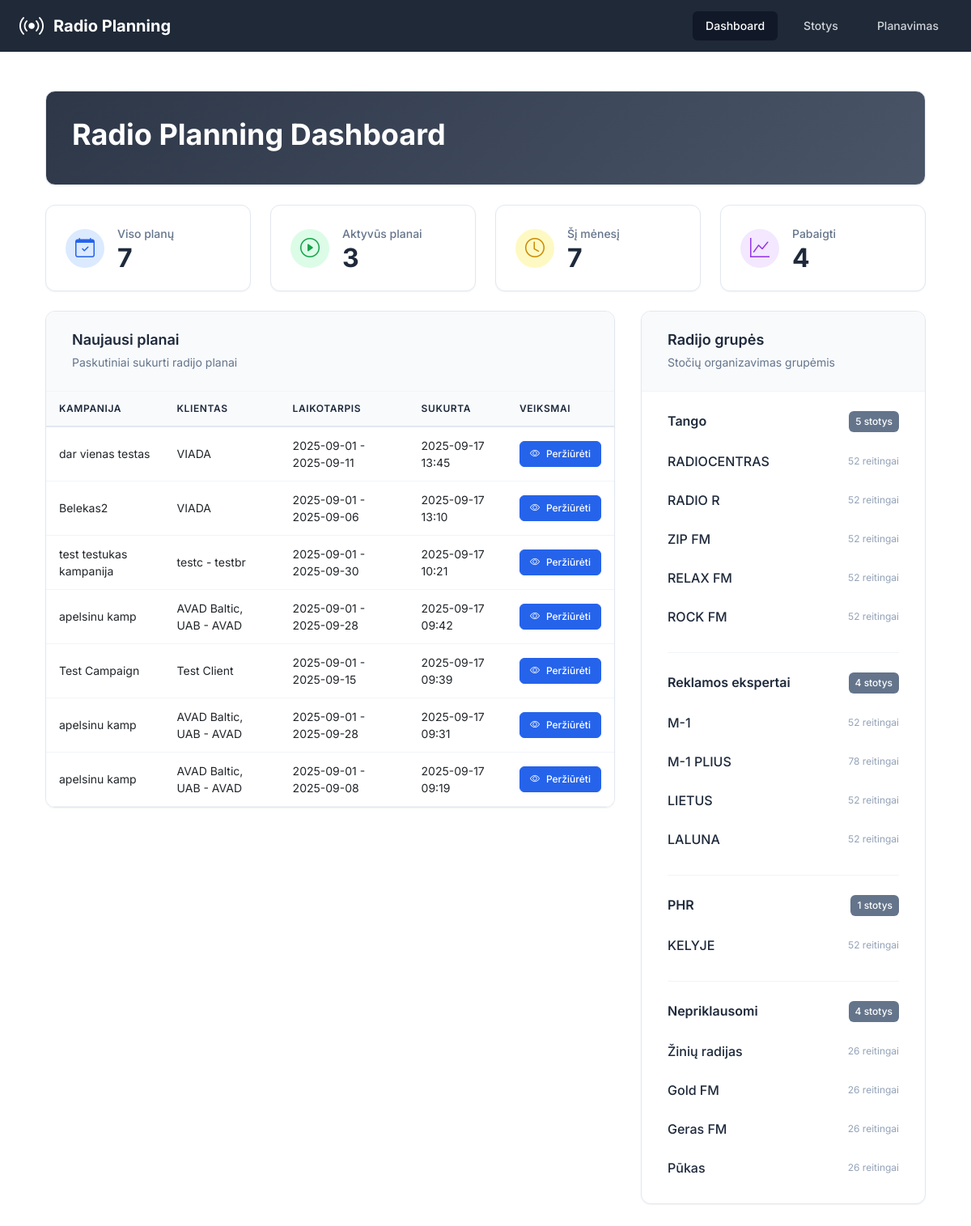
Before: / with the older database file.
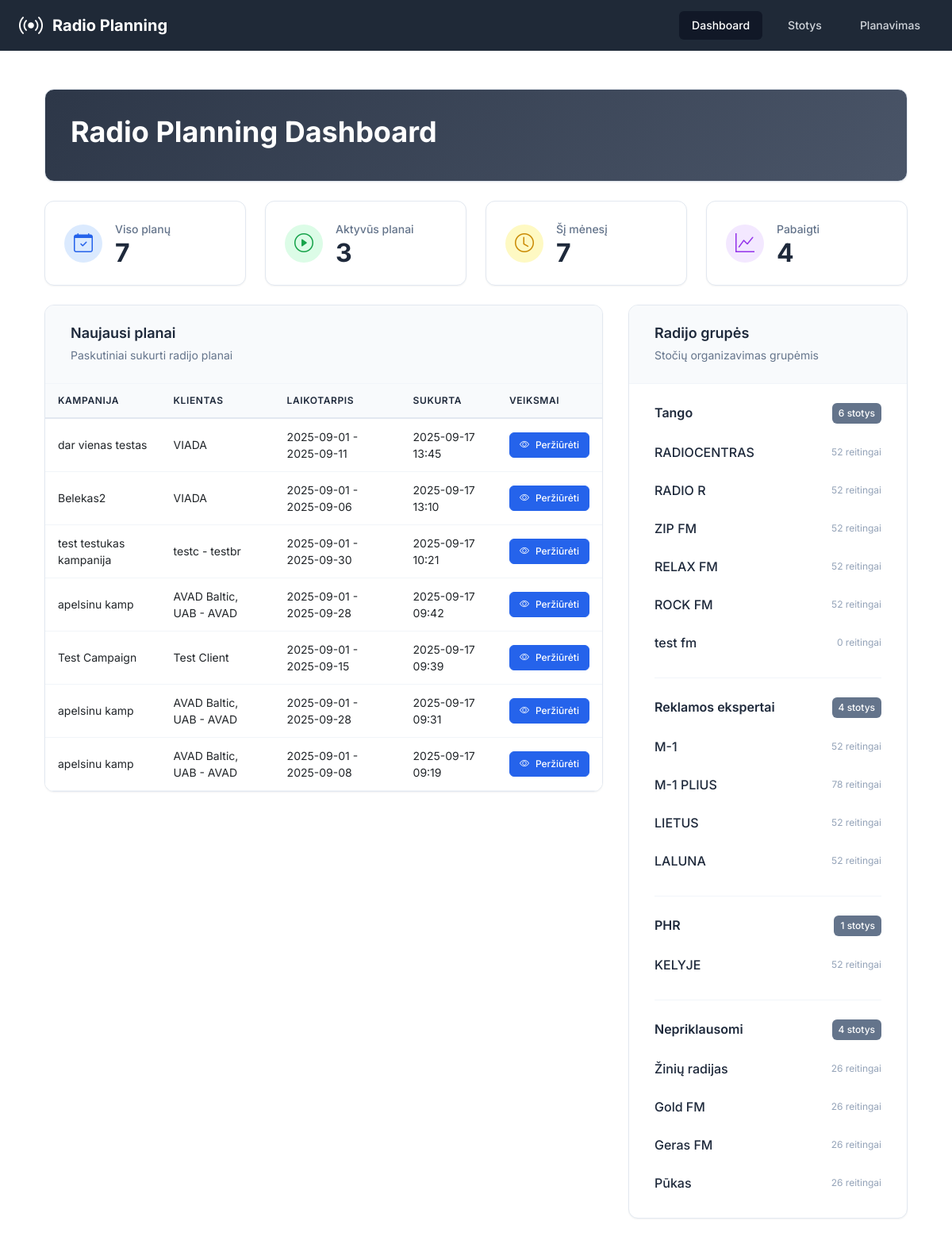
After: the same page with the newer database file.
### app/models.py (models this page shows, shortened)
class RadioPlan(db.Model):
    __tablename__ = 'radio_plans'
    id = db.Column(db.Integer, primary_key=True)
    campaign_id = db.Column(db.Integer, nullable=False)  # From projects-crm
    campaign_name = db.Column(db.String(200))
    project_id = db.Column(db.Integer)
    project_name = db.Column(db.String(200))
    client_brand_id = db.Column(db.Integer)
    client_brand_name = db.Column(db.String(200))
    start_date = db.Column(db.Date, nullable=False)
    end_date = db.Column(db.Date, nullable=False)
    target_audience = db.Column(db.String(50), nullable=False)
    our_discount = db.Column(db.Float, default=0)  # Percentage
    client_discount = db.Column(db.Float, default=0)  # Percentage
    created_at = db.Column(db.DateTime, default=datetime.utcnow)
    updated_at = db.Column(db.DateTime, default=datetime.utcnow, onupdate=datetime.utcnow)
    spots = db.relationship('RadioSpot', backref='plan', lazy='dynamic', cascade='all, delete-orphan')
    clips = db.relationship('RadioClip', backref='plan', lazy='dynamic', cascade='all, delete-orphan')
    selected_stations = db.relationship('RadioStation', secondary=plan_stations, lazy='subquery',
                                      backref=db.backref('plans', lazy=True))

class RadioGroup(db.Model):
    __tablename__ = 'radio_groups'
    id = db.Column(db.Integer, primary_key=True)
    name = db.Column(db.String(100), nullable=False, unique=True)
    created_at = db.Column(db.DateTime, default=datetime.utcnow)
    stations = db.relationship('RadioStation', backref='group', lazy='dynamic', cascade='all, delete-orphan')

class RadioStation(db.Model):
    __tablename__ = 'radio_stations'
    id = db.Column(db.Integer, primary_key=True)
    name = db.Column(db.String(100), nullable=False)
    group_id = db.Column(db.Integer, db.ForeignKey('radio_groups.id'), nullable=False)
    created_at = db.Column(db.DateTime, default=datetime.utcnow)
    updated_at = db.Column(db.DateTime, default=datetime.utcnow, onupdate=datetime.utcnow)
    prices = db.relationship('StationPrice', backref='station', lazy='dynamic', cascade='all, delete-orphan')
    ratings = db.relationship('StationRating', backref='station', lazy='dynamic', cascade='all, delete-orphan')

### app/routes.py (the view)
@main_bp.route('/')
def index():
    plans = RadioPlan.query.order_by(RadioPlan.created_at.desc()).limit(10).all()
    stations = RadioStation.query.all()
    groups = RadioGroup.query.all()
    return render_template('index.html',
                         plans=plans,
                         stations=stations,
                         groups=groups)

### app/templates/index.html (shortened to what this page needs)
{% extends "base.html" %}
{% block content %}
<div class="container-fluid p-0">
    <div class="dashboard-header mb-4">
        <div class="header-content">
            <h1 style="color: white;">Radio Planning Dashboard</h1>
        </div>
    </div>
    <div class="grid grid-cols-1 gap-4 sm:grid-cols-4 mb-6">
        <div class="professional-card">
            <div class="card-content">
                <div class="card-icon bg-blue-100">
                    <i class="bi bi-calendar-check text-blue-600"></i>
                </div>
                <div class="card-stats">
                    <p class="card-title">Viso planų</p>
                    <p class="card-number" id="totalPlans">{{ plans | length }}</p>
                </div>
            </div>
        </div>
        <div class="professional-card">
            <div class="card-content">
                <div class="card-icon bg-green-100">
                    <i class="bi bi-play-circle text-green-600"></i>
                </div>
                <div class="card-stats">
                    <p class="card-title">Aktyvūs planai</p>
                    <p class="card-number" id="activePlans">0</p>
                </div>
            </div>
        </div>
        <div class="professional-card">
            <div class="card-content">
                <div class="card-icon bg-yellow-100">
                    <i class="bi bi-clock text-yellow-600"></i>
                </div>
                <div class="card-stats">
                    <p class="card-title">Šį mėnesį</p>
                    <p class="card-number" id="thisMonthPlans">0</p>
                </div>
            </div>
        </div>
        <div class="professional-card">
            <div class="card-content">
                <div class="card-icon bg-purple-100">
                    <i class="bi bi-graph-up text-purple-600"></i>
                </div>
                <div class="card-stats">
                    <p class="card-title">Pabaigti</p>
                    <p class="card-number" id="completedPlans">0</p>
                </div>
            </div>
        </div>
    </div>
    <div class="content-grid">
        <div class="content-section plans-section">
            <div class="professional-section">
                <div class="section-header">
                    <div class="section-title">
                        <h3>Naujausi planai</h3>
                        <span class="section-subtitle">Paskutiniai sukurti radijo planai</span>
                    </div>
                </div>
                <div class="table-container">
                    {% if plans %}
                    <div class="table-responsive">
                        <table class="professional-table">
                            <thead>
                                <tr>
                                    <th>Kampanija</th>
                                    <th>Klientas</th>
                                    <th>Laikotarpis</th>
                                    <th>Sukurta</th>
                                    <th>Veiksmai</th>
                                </tr>
                            </thead>
                            <tbody>
                                {% for plan in plans %}
                                <tr>
                                    <td>{{ plan.campaign_name or 'N/A' }}</td>
                                    <td>{{ plan.client_brand_name or 'N/A' }}</td>
                                    <td>{{ plan.start_date.strftime('%Y-%m-%d') }} - {{ plan.end_date.strftime('%Y-%m-%d') }}</td>
                                    <td>{{ plan.created_at.strftime('%Y-%m-%d %H:%M') }}</td>
                                    <td>
                                        <a href="{{ url_for('main.view_plan', plan_id=plan.id) }}" class="btn-professional btn-primary btn-sm">
                                            <i class="bi bi-eye"></i>
                                            <span>Peržiūrėti</span>
                                        </a>
                                    </td>
                                </tr>
                                {% endfor %}
                            </tbody>
                        </table>
                    </div>
                    {% endif %}
                </div>
            </div>
        </div>
        <div class="content-section groups-section">
            <div class="professional-section">
                <div class="section-header">
                    <div class="section-title">
                        <h3>Radijo grupės</h3>
                        <span class="section-subtitle">Stočių organizavimas grupėmis</span>
                    </div>
                </div>
                <div class="groups-container">
                    {% for group in groups %}
                    <div class="group-item">
                        <div class="group-header">
                            <h4>{{ group.name }}</h4>
                            <span class="group-badge">{{ group.stations.count() }} stotys</span>
                        </div>
                        <div class="stations-list">
                            {% for station in group.stations %}
                            <div class="station-item">
                                <span class="station-name">{{ station.name }}</span>
                                <span class="station-info">{{ station.ratings.count() }} reitingai</span>
                            </div>
                            {% endfor %}
                        </div>
                    </div>
                    {% endfor %}
                </div>
            </div>
        </div>
    </div>
</div>
{% endblock %}

### app/templates/base.html (shortened to what this page needs)
<!DOCTYPE html>
<html lang="lt" class="h-full bg-gray-50">
<head>
    <script src="https://cdn.tailwindcss.com"></script>
    <link rel="stylesheet" href="https://cdn.jsdelivr.net/npm/bootstrap-icons@1.11.0/font/bootstrap-icons.css">
    <link href="https://cdn.jsdelivr.net/npm/bootstrap@5.3.0/dist/css/bootstrap.min.css" rel="stylesheet">
</head>
<body class="h-full">
    <div class="min-h-full">
        <header class="bg-gray-800">
            <div class="max-w-7xl mx-auto px-4 sm:px-6 lg:px-8">
                <div class="flex justify-between h-16">
                    <div class="flex items-center">
                        <div class="flex-shrink-0">
                            <div class="flex items-center">
                                <i class="bi bi-broadcast text-white text-3xl mr-3"></i>
                                <h1 class="text-xl font-bold text-white">Radio Planning</h1>
                            </div>
                        </div>
                    </div>
                    <nav class="hidden md:flex items-center space-x-4">
                        <a href="{{ url_for('main.index') }}"
                           class="{% if request.endpoint == 'main.index' %}bg-gray-900 text-white{% else %}text-gray-300 hover:bg-gray-700 hover:text-white{% endif %} px-3 py-2 rounded-md text-sm font-medium transition-colors">
                            Dashboard
                        </a>
                        <a href="{{ url_for('main.stations') }}"
                           class="{% if request.endpoint == 'main.stations' %}bg-gray-900 text-white{% else %}text-gray-300 hover:bg-gray-700 hover:text-white{% endif %} px-3 py-2 rounded-md text-sm font-medium transition-colors">
                            Stotys
                        </a>
                        <a href="{{ url_for('main.planning') }}"
                           class="{% if request.endpoint == 'main.planning' %}bg-gray-900 text-white{% else %}text-gray-300 hover:bg-gray-700 hover:text-white{% endif %} px-3 py-2 rounded-md text-sm font-medium transition-colors">
                            Planavimas
                        </a>
                    </nav>
                </div>
            </div>
        </header>
        <main class="max-w-7xl mx-auto py-6 sm:px-6 lg:px-8">
            <div class="px-4 py-6 sm:px-0">
                {% block content %}{% endblock %}
            </div>
        </main>
    </div>
</body>
</html>

### app/templates/base.html (style rules this page uses)
body { font-family: 'Inter', sans-serif; }

Changed rows visible on the page:
computed for RadioGroup "Tango": stations.count "5" → "6"
added RadioStation: name "test fm", ratings.count "0", shown under RadioGroup "Tango"
